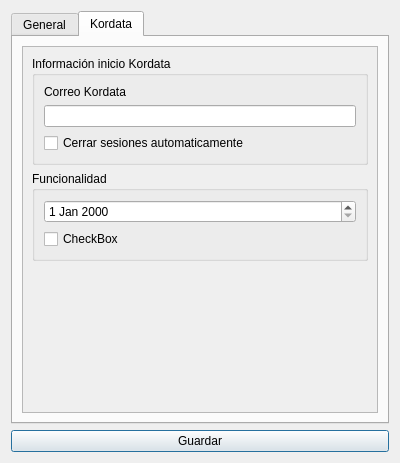
<?xml version="1.0" encoding="UTF-8"?>
<ui version="4.0">
 <class>ConfigDialog</class>
 <widget class="QDialog" name="ConfigDialog">
  <property name="geometry">
   <rect>
    <x>0</x>
    <y>0</y>
    <width>400</width>
    <height>463</height>
   </rect>
  </property>
  <property name="windowTitle">
   <string>Configuración</string>
  </property>
  <layout class="QVBoxLayout" name="verticalLayout">
   <item>
    <widget class="QTabWidget" name="tabWidget">
     <property name="currentIndex">
      <number>1</number>
     </property>
     <widget class="QWidget" name="tab_2">
      <attribute name="title">
       <string>General</string>
      </attribute>
      <layout class="QVBoxLayout" name="verticalLayout_7">
       <item>
        <widget class="QGroupBox" name="groupBox_3">
         <property name="title">
          <string>Agente por defecto</string>
         </property>
         <layout class="QVBoxLayout" name="verticalLayout_8">
          <item>
           <widget class="QComboBox" name="CbxAgents">
            <property name="styleSheet">
             <string notr="true"/>
            </property>
           </widget>
          </item>
         </layout>
        </widget>
       </item>
       <item>
        <spacer name="verticalSpacer_2">
         <property name="orientation">
          <enum>Qt::Orientation::Vertical</enum>
         </property>
         <property name="sizeHint" stdset="0">
          <size>
           <width>20</width>
           <height>301</height>
          </size>
         </property>
        </spacer>
       </item>
      </layout>
     </widget>
     <widget class="QWidget" name="tab">
      <attribute name="title">
       <string>Kordata</string>
      </attribute>
      <layout class="QVBoxLayout" name="verticalLayout_2">
       <item>
        <widget class="QScrollArea" name="scrollArea">
         <property name="widgetResizable">
          <bool>true</bool>
         </property>
         <widget class="QWidget" name="scrollAreaWidgetContents">
          <property name="geometry">
           <rect>
            <x>0</x>
            <y>0</y>
            <width>356</width>
            <height>366</height>
           </rect>
          </property>
          <layout class="QVBoxLayout" name="verticalLayout_3">
           <item>
            <widget class="QGroupBox" name="groupBox">
             <property name="title">
              <string>Información inicio Kordata</string>
             </property>
             <layout class="QVBoxLayout" name="verticalLayout_6">
              <item>
               <layout class="QVBoxLayout" name="verticalLayout_4">
                <item>
                 <widget class="QLabel" name="label">
                  <property name="text">
                   <string>Correo Kordata</string>
                  </property>
                 </widget>
                </item>
                <item>
                 <widget class="QLineEdit" name="TxtKordataUser"/>
                </item>
               </layout>
              </item>
              <item>
               <widget class="QCheckBox" name="ChkAutoLogin">
                <property name="text">
                 <string>Cerrar sesiones automaticamente</string>
                </property>
               </widget>
              </item>
             </layout>
            </widget>
           </item>
           <item>
            <widget class="QGroupBox" name="groupBox_2">
             <property name="title">
              <string>Funcionalidad</string>
             </property>
             <layout class="QVBoxLayout" name="verticalLayout_5">
              <item>
               <widget class="QDateEdit" name="dateKordataStartDate"/>
              </item>
              <item>
               <widget class="QCheckBox" name="checkBox">
                <property name="text">
                 <string>CheckBox</string>
                </property>
               </widget>
              </item>
             </layout>
            </widget>
           </item>
           <item>
            <spacer name="verticalSpacer">
             <property name="orientation">
              <enum>Qt::Orientation::Vertical</enum>
             </property>
             <property name="sizeHint" stdset="0">
              <size>
               <width>20</width>
               <height>40</height>
              </size>
             </property>
            </spacer>
           </item>
          </layout>
         </widget>
        </widget>
       </item>
      </layout>
     </widget>
    </widget>
   </item>
   <item>
    <widget class="QPushButton" name="BtnSaveConfig">
     <property name="text">
      <string>Guardar</string>
     </property>
    </widget>
   </item>
  </layout>
 </widget>
 <resources/>
 <connections/>
</ui>
